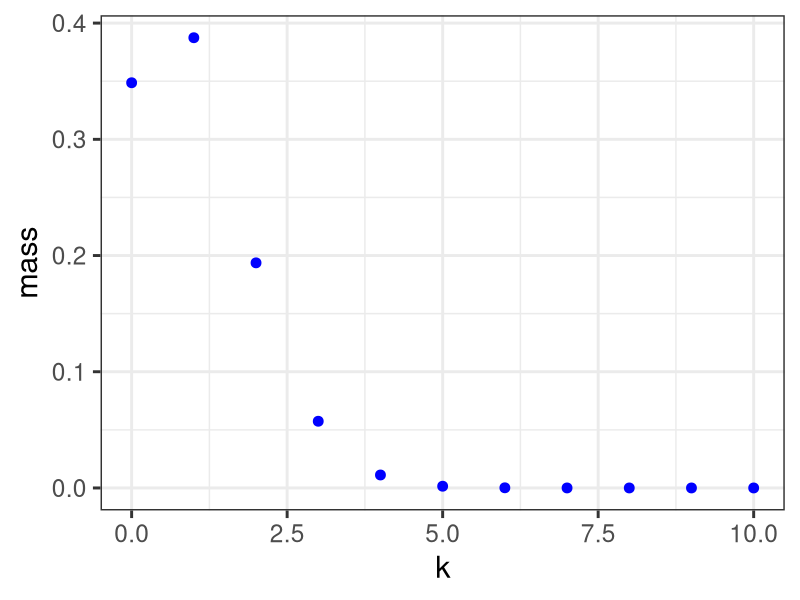
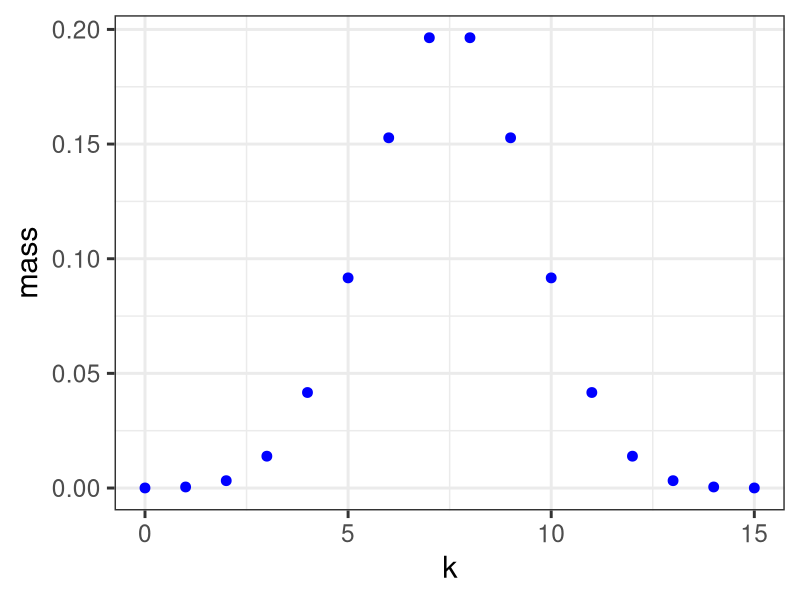
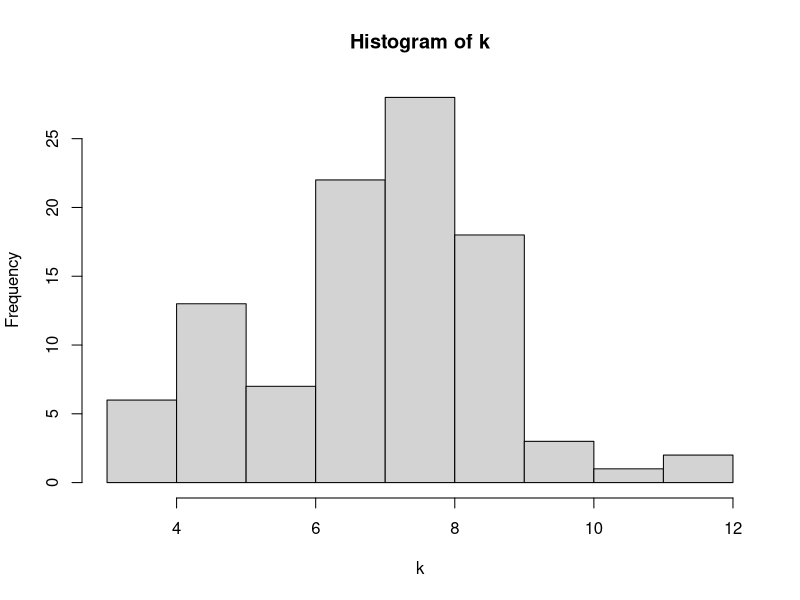
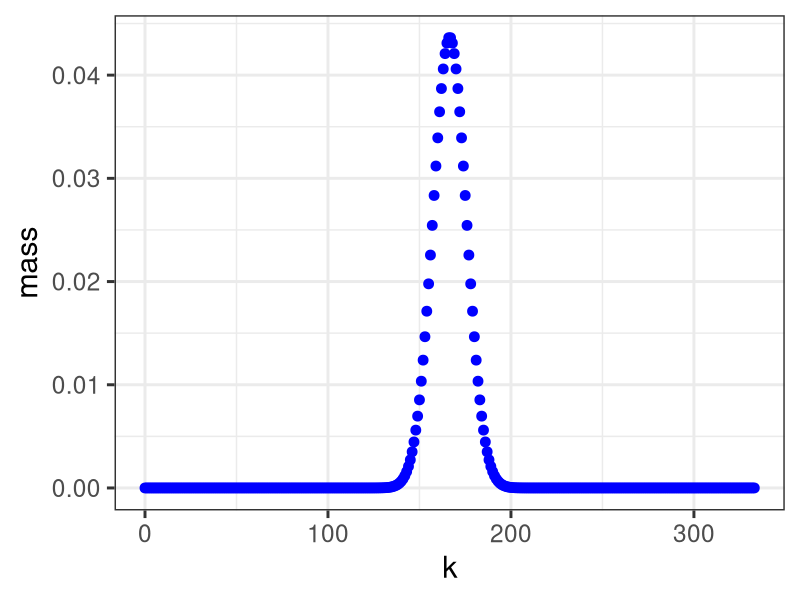
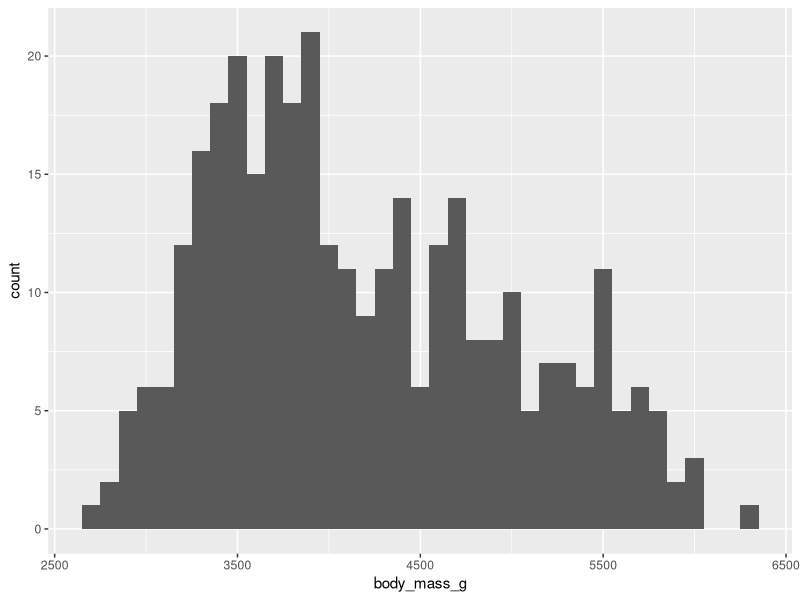
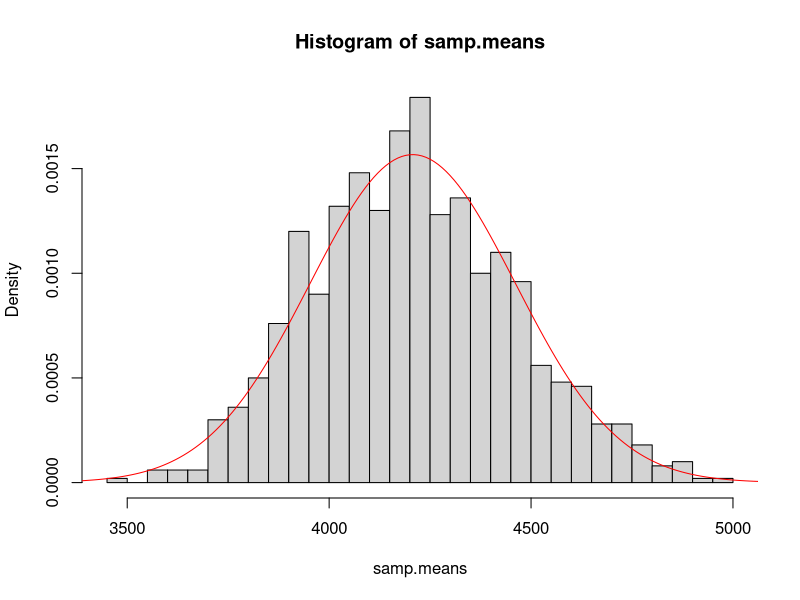
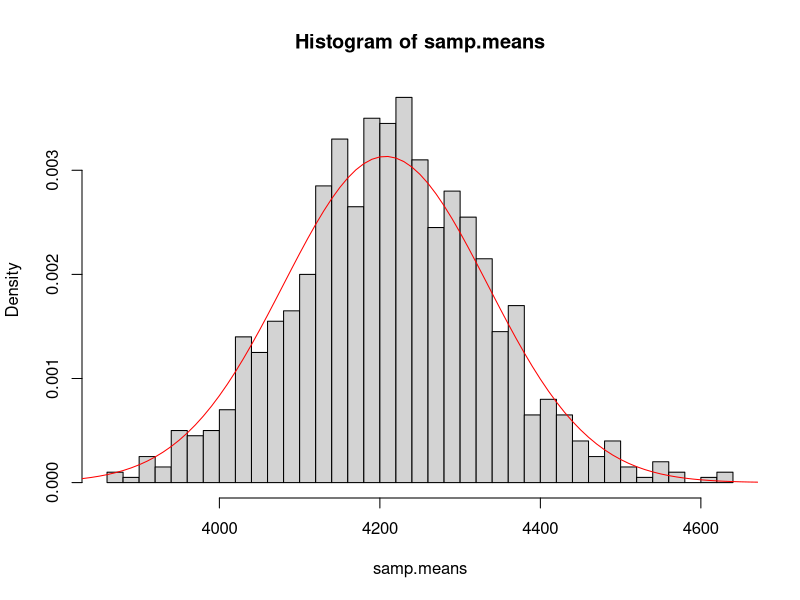

Here is the R script that generated these plots, in order:
## ---- chunk 1
# install required packages, load libraries
install.packages("palmerpenguins", repos="https://cloud.r-project.org")
## ---- chunk 2
library(ggplot2)
library(palmerpenguins)
## ---- chunk 3
n = 10
k = seq(0, n, by=1)
p = 0.1
y = dbinom(k, n, p)

binom.pmf <- data.frame(k=k, mass=y)

ggplot(binom.pmf,  aes(k, mass)) + geom_point(color="blue", size=3) + theme_bw(base_size=22)
## ---- chunk 4
n = 15
p=0.5
k = seq(0, n, by=1)
y = dbinom(k, n, p)

binom.pmf <- data.frame(k=k, mass=y)

ggplot(binom.pmf,  aes(k, mass)) + geom_point(color="blue", size=3) + theme_bw(base_size=22)
## ---- chunk 5
num.samples <- 100
k <- rbinom(num.samples, 15, 0.5)

# Plot a histogram of the random sample
hist(k, breaks=10)
## ---- chunk 6
library(palmerpenguins)

# remove samples where sex is unknown
penguins <- penguins[!is.na(penguins$sex),]


n.male = sum(penguins$sex == "male")
n.female = sum(penguins$sex == "female")
n.penguin = n.male + n.female

cat("There are", n.male, "male and", n.female, "female penguins" )
## ---- chunk 7
dbinom(n.male, n.penguin, 0.5)
## ---- chunk 8
n = n.penguin
p=0.5
k = seq(0, n, by=1)
y = dbinom(k, n, p)

binom.pmf <- data.frame(k=k, mass=y)

ggplot(binom.pmf,  aes(k, mass)) + geom_point(color="blue", size=3) + theme_bw(base_size=22)
## ---- chunk 9
# remove rows where body mass is not defined
penguins <- penguins[!is.na(penguins$body_mass_g),]
## ---- chunk 10
ggplot(data=penguins, aes(body_mass_g)) + geom_histogram(binwidth = 100)
## ---- chunk 11
mean(penguins$body_mass_g)
## ---- chunk 12
samp.size = 10
samp.mass = sample(penguins$body_mass_g, samp.size)
mean(samp.mass)
## ---- chunk 13
samp.size = 10
samp.means = c()
for(i in 1:1000) {
  samp.mass = sample(penguins$body_mass_g, samp.size)
  samp.means[i] = mean(samp.mass)
}
## ---- chunk 14

# compute theoretical normal distribution with mean equal to pop. mean, and stdev equal to S.E.
standard.err = sd(penguins$body_mass_g) / sqrt(samp.size)
x = seq(min(penguins$body_mass_g), max(penguins$body_mass_g), by=10)
predicted.density = dnorm(x, mean=mean(penguins$body_mass_g), sd=standard.err)

# make a histogram of the sample means
hist(samp.means, breaks=30, freq=F)

# draw a curve of the theoretical distribution over top
lines(x, predicted.density, col="red")
## ---- chunk 15
samp.size = 40
samp.means = c()
for(i in 1:1000) {
  samp.mass = sample(penguins$body_mass_g, samp.size)
  samp.means[i] = mean(samp.mass)
}
# compute theoretical normal distribution with mean equal to pop. mean, and stdev equal to S.E.
standard.err = sd(penguins$body_mass_g) / sqrt(samp.size)
x = seq(min(penguins$body_mass_g), max(penguins$body_mass_g), by=10)
predicted.density = dnorm(x, mean=mean(penguins$body_mass_g), sd=standard.err)

# make a histogram of the sample means
hist(samp.means, breaks=30, freq=F)

# draw a curve of the theoretical distribution over top
lines(x, predicted.density, col="red")
## ---- chunk 16
adelie.mean = mean(penguins$body_mass_g[penguins$species=="Adelie"] )
adelie.sd = sd(penguins$body_mass_g[penguins$species=="Adelie"])
adelie.n = sum(penguins$species=="Adelie")

chinstrap.mean = mean(penguins$body_mass_g[penguins$species=="Chinstrap"] )
chinstrap.sd = sd(penguins$body_mass_g[penguins$species=="Chinstrap"])
chinstrap.n = sum(penguins$species=="Chinstrap")

z = (adelie.mean - chinstrap.mean) / sqrt((adelie.sd**2)/adelie.n + (chinstrap.sd**2)/chinstrap.n)
z
## ---- chunk 17
pnorm(z, mean=0, sd=1)
## ---- chunk 18
pnorm(-z, mean=0, sd=1, lower.tail=F)
## ---- chunk 19
p.value = pnorm(z, mean=0, sd=1)*2
cat("The p-value from the two-sided two-sample z-test is", p.value)
## ---- chunk 20
t.test(penguins$body_mass_g[penguins$species=="Adelie"],
       penguins$body_mass_g[penguins$species=="Chinstrap"])
